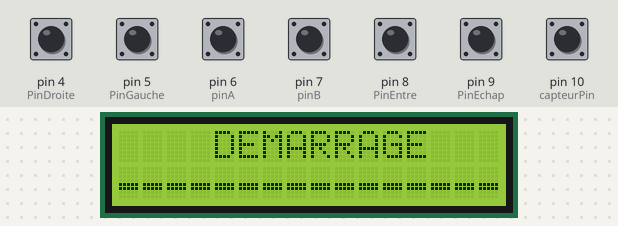
A sketch run on a simulated Arduino Leonardo, built with avr-gcc and run on an emulated ATmega32U4. Parts: 16×2 character LCD. The test bench sets the inputs (shaded band); at power-on: pin 4 (PinDroite), pin 5 (PinGauche), pin 6 (pinA), pin 7 (pinB), pin 8 (PinEntre), pin 9 (PinEchap), pin 10 (capteurPin) HIGH. USB keyboard and mouse output is not drawn; what the sketch prints to the serial monitor is not drawn.

Above: at 1.7 s.
At 6.4 s:
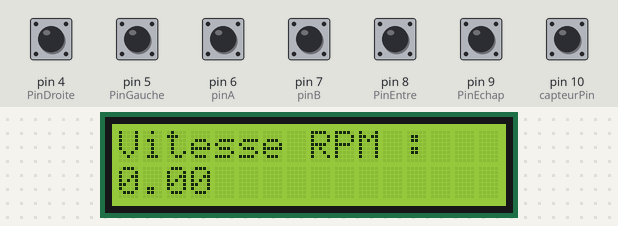
6.5 s: pin 10 (capteurPin) pulled LOW for 0.15 s
At 8.0 s:
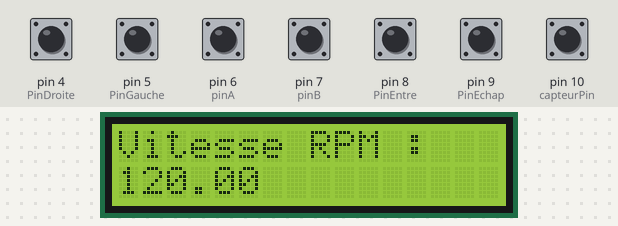
9.6 s: pin 10 (capteurPin) pulled LOW for 1 s
At 10.8 s:
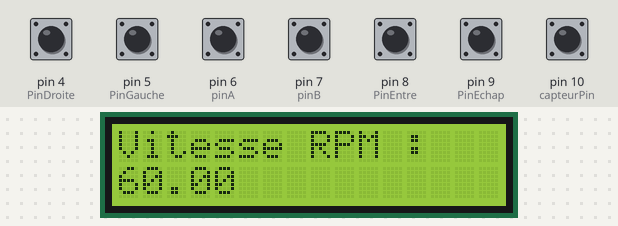
Timing chart, 0 to 12.6 s (numbered marks = the images above; inputs shaded):
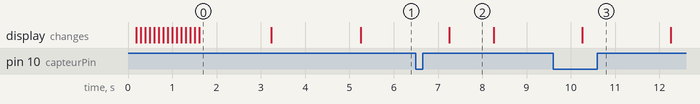

Measured:
- after the input at 6.5 s, the display: changes after 0.76 s (image 2)
- after the input at 9.6 s, the display: changes after 0.66 s (image 3)
- what the display in image 0 shows lasts 1.6 s, from 1.6 s to 3.2 s
- what the display in image 2 shows lasts 1.0 s, from 7.3 s to 8.3 s

The sketch:

handFit_velo_code_V0.ino
```cpp
#include "Keyboard.h"
#include <Wire.h>
#include <LiquidCrystal_I2C.h>

///// LCD
LiquidCrystal_I2C lcd(0x3F, 16, 2);  // set the LCD address to 0x27 for a 16 chars and 2 line display

byte customChar[8] = {
  0b00000,
  0b00000,
  0b00000,
  0b00000,
  0b11111,
  0b11111,
  0b00000,
  0b00000
};


//// Keyboard
char ctrlKey = KEY_LEFT_GUI;
char haut = KEY_UP_ARROW;
char bas = KEY_DOWN_ARROW;
char gauche = KEY_LEFT_ARROW;
char droite = KEY_RIGHT_ARROW;
char echap = KEY_ESC;
char entre = KEY_RETURN;


//Capteur vitesse
const int capteurPin = 10;  // Broche du capteur magnétique
unsigned long previousMillis = 0;
const long interval = 1000;              // Intervalle de temps pour le calcul de la vitesse (en millisecondes)
int aimantState = HIGH;                  // État actuel du capteur magnétique
int previousAimantState = HIGH;          // État précédent du capteur magnétique
unsigned int rotations = 0;              // Compteur de rotations
float circonferenceEnKm = 0.0007539823;  // Circonférence de la roue en km

//pin bouton
#define PinGauche 5
#define PinDroite 4
#define PinEntre 8
#define PinEchap 9


// Setting up the counter
int reading = 0;
int changeamnt = 1;

// Timing for polling the encoder
unsigned long currentTime;
unsigned long lastTime;

// Pin definitions for encoder
const int pinA = 6;
const int pinB = 7;

boolean encA;
boolean encB;
boolean lastA = false;

void setup() {
  // make pin 2 an input and turn on the pull-up resistor so it goes high unless
  // set the two pins as inputs with internal pullups
  pinMode(pinA, INPUT_PULLUP);
  pinMode(pinB, INPUT_PULLUP);

  // connected to ground:
  pinMode(PinGauche, INPUT_PULLUP);
  pinMode(PinDroite, INPUT_PULLUP);
  pinMode(PinEntre, INPUT_PULLUP);
  pinMode(PinEchap, INPUT_PULLUP);

  //capteur Vitesse
  pinMode(capteurPin, INPUT_PULLUP);

  lcd.createChar(1, customChar);
  lcd.init();  // initialize the lcd
  lcd.backlight();

  lcd.clear();
  lcd.setCursor(4, 0);
  lcd.print("DEMARRAGE");
  for (int i = 0; i < 16; i++) {
    lcd.setCursor(i, 1);
    lcd.write(byte(1));
    delay(100);
  }
  delay(1500);

  lcd.clear();
  lcd.setCursor(5, 0);
  lcd.print("Bonjour");
  lcd.setCursor(4, 1);
  lcd.print("Bienvenue");
  delay(2000);

  // initialize control over the keyboard:
  Keyboard.begin();

  // Set up the timing of the polling
  currentTime = millis();
  lastTime = currentTime;

  Serial.begin(9600);
}


void loop() {

  currentTime = millis();

  int aimantState = digitalRead(capteurPin);

  // Check if it's time to read
  if (currentTime >= (lastTime + 0.1)) {
    // read the two pins
    encA = digitalRead(pinA);
    encB = digitalRead(pinB);
    // check if A has gone from high to low
    if ((!encA) && (lastA)) {
      // check if B is high
      if (encB) {

        reading = reading + changeamnt;
        ///
        Keyboard.press(haut);
      } else {
        // anti-clockwise
        reading = reading - changeamnt;

        Keyboard.press(bas);
      }
      // Output reading for debugging
      Serial.println(reading);
    }
    Keyboard.release(haut);
    Keyboard.release(bas);
    // store reading of A and millis for next loop
    lastA = encA;
    lastTime = currentTime;
  }

  if (digitalRead(PinEchap) == LOW) {

    Keyboard.press(echap);
  } else {
    Keyboard.release(echap);
  }

  if (digitalRead(PinEntre) == LOW) {

    Keyboard.press(entre);
  } else {
    Keyboard.release(entre);
  }


  ///
  if (digitalRead(PinDroite) == LOW) {

    Keyboard.press(droite);
  } else {
    Keyboard.release(droite);
  }

  ///
  if (digitalRead(PinGauche) == LOW) {

    Keyboard.press(gauche);
  } else {
    Keyboard.release(gauche);
  }

  //////////////////////////////////////VITESSE RPM////////////////////////////

  if (aimantState != previousAimantState) {
    // Si l'état du capteur magnétique a changé, incrémenter le compteur de rotations
    rotations++;
  }

  if (currentTime - previousMillis >= interval) {
    // Si l'intervalle de temps s'est écoulé, calculer et afficher la vitesse de rotation en tours par minute (RPM)
    float vitesseRotation = (float)rotations / (float)(interval / 1000) * 60;
    Serial.print("Vitesse de rotation: ");
    Serial.print(vitesseRotation);
    Serial.println(" RPM");

    lcd.clear();
    lcd.setCursor(0, 0);
    lcd.print("Vitesse RPM :");
    lcd.setCursor(0, 1);
    lcd.print(vitesseRotation);

    // Réinitialiser les compteurs pour le prochain intervalle
    rotations = 0;
    previousMillis = currentTime;
  }

  previousAimantState = aimantState;
}
```
